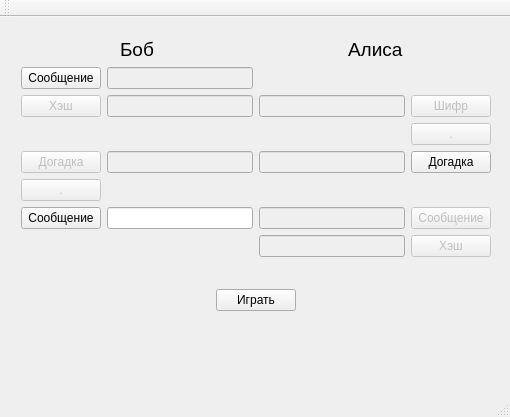
<?xml version="1.0" encoding="UTF-8"?>
<ui version="4.0">
 <class>MainWindow</class>
 <widget class="QMainWindow" name="MainWindow">
  <property name="enabled">
   <bool>true</bool>
  </property>
  <property name="geometry">
   <rect>
    <x>0</x>
    <y>0</y>
    <width>510</width>
    <height>417</height>
   </rect>
  </property>
  <property name="windowTitle">
   <string>MainWindow</string>
  </property>
  <widget class="QWidget" name="centralWidget">
   <property name="enabled">
    <bool>true</bool>
   </property>
   <property name="layoutDirection">
    <enum>Qt::LeftToRight</enum>
   </property>
   <property name="autoFillBackground">
    <bool>false</bool>
   </property>
   <widget class="QWidget" name="verticalLayoutWidget">
    <property name="geometry">
     <rect>
      <x>10</x>
      <y>10</y>
      <width>492</width>
      <height>351</height>
     </rect>
    </property>
    <layout class="QVBoxLayout" name="verticalLayout">
     <item>
      <layout class="QGridLayout" name="gridLayout">
       <item row="1" column="1">
        <layout class="QHBoxLayout" name="horizontalLayout">
         <item>
          <spacer name="horizontalSpacer">
           <property name="orientation">
            <enum>Qt::Horizontal</enum>
           </property>
           <property name="sizeHint" stdset="0">
            <size>
             <width>40</width>
             <height>20</height>
            </size>
           </property>
          </spacer>
         </item>
         <item>
          <widget class="QLabel" name="label_Bob">
           <property name="font">
            <font>
             <pointsize>14</pointsize>
            </font>
           </property>
           <property name="text">
            <string>Боб</string>
           </property>
          </widget>
         </item>
         <item>
          <spacer name="horizontalSpacer_2">
           <property name="orientation">
            <enum>Qt::Horizontal</enum>
           </property>
           <property name="sizeHint" stdset="0">
            <size>
             <width>40</width>
             <height>20</height>
            </size>
           </property>
          </spacer>
         </item>
        </layout>
       </item>
       <item row="1" column="2">
        <layout class="QHBoxLayout" name="horizontalLayout_2">
         <item>
          <spacer name="horizontalSpacer_4">
           <property name="orientation">
            <enum>Qt::Horizontal</enum>
           </property>
           <property name="sizeHint" stdset="0">
            <size>
             <width>40</width>
             <height>20</height>
            </size>
           </property>
          </spacer>
         </item>
         <item>
          <widget class="QLabel" name="label_Alisa">
           <property name="font">
            <font>
             <pointsize>14</pointsize>
            </font>
           </property>
           <property name="text">
            <string>Алиса</string>
           </property>
          </widget>
         </item>
         <item>
          <spacer name="horizontalSpacer_3">
           <property name="orientation">
            <enum>Qt::Horizontal</enum>
           </property>
           <property name="sizeHint" stdset="0">
            <size>
             <width>40</width>
             <height>20</height>
            </size>
           </property>
          </spacer>
         </item>
        </layout>
       </item>
       <item row="6" column="2">
        <layout class="QGridLayout" name="gridLayout_6">
         <item row="2" column="1">
          <widget class="QLineEdit" name="lineEdit_guessAlisa">
           <property name="enabled">
            <bool>false</bool>
           </property>
          </widget>
         </item>
         <item row="2" column="2">
          <widget class="QPushButton" name="pushButton_guessAlisa">
           <property name="enabled">
            <bool>true</bool>
           </property>
           <property name="text">
            <string>Догадка</string>
           </property>
          </widget>
         </item>
        </layout>
       </item>
       <item row="11" column="2">
        <layout class="QGridLayout" name="gridLayout_9">
         <item row="0" column="1">
          <widget class="QPushButton" name="pushButton_message2Alisa">
           <property name="enabled">
            <bool>false</bool>
           </property>
           <property name="text">
            <string>Сообщение</string>
           </property>
          </widget>
         </item>
         <item row="0" column="0">
          <widget class="QLineEdit" name="lineEdit_message2Alisa">
           <property name="enabled">
            <bool>false</bool>
           </property>
          </widget>
         </item>
        </layout>
       </item>
       <item row="11" column="1">
        <layout class="QGridLayout" name="gridLayout_7">
         <item row="0" column="1">
          <widget class="QLineEdit" name="lineEdit_message2Bob">
           <property name="enabled">
            <bool>true</bool>
           </property>
          </widget>
         </item>
         <item row="0" column="0">
          <widget class="QPushButton" name="pushButton_message2Bob">
           <property name="enabled">
            <bool>true</bool>
           </property>
           <property name="text">
            <string>Сообщение</string>
           </property>
          </widget>
         </item>
        </layout>
       </item>
       <item row="14" column="2">
        <layout class="QHBoxLayout" name="horizontalLayout_3">
         <item>
          <spacer name="horizontalSpacer_5">
           <property name="orientation">
            <enum>Qt::Horizontal</enum>
           </property>
           <property name="sizeHint" stdset="0">
            <size>
             <width>40</width>
             <height>20</height>
            </size>
           </property>
          </spacer>
         </item>
         <item>
          <widget class="QLabel" name="label_ResultAlisa">
           <property name="text">
            <string/>
           </property>
          </widget>
         </item>
         <item>
          <spacer name="horizontalSpacer_6">
           <property name="orientation">
            <enum>Qt::Horizontal</enum>
           </property>
           <property name="sizeHint" stdset="0">
            <size>
             <width>40</width>
             <height>20</height>
            </size>
           </property>
          </spacer>
         </item>
        </layout>
       </item>
       <item row="14" column="1">
        <layout class="QHBoxLayout" name="horizontalLayout_5">
         <item>
          <spacer name="horizontalSpacer_9">
           <property name="orientation">
            <enum>Qt::Horizontal</enum>
           </property>
           <property name="sizeHint" stdset="0">
            <size>
             <width>40</width>
             <height>20</height>
            </size>
           </property>
          </spacer>
         </item>
         <item>
          <widget class="QLabel" name="label_ResultBob">
           <property name="text">
            <string/>
           </property>
          </widget>
         </item>
         <item>
          <spacer name="horizontalSpacer_10">
           <property name="orientation">
            <enum>Qt::Horizontal</enum>
           </property>
           <property name="sizeHint" stdset="0">
            <size>
             <width>40</width>
             <height>20</height>
            </size>
           </property>
          </spacer>
         </item>
        </layout>
       </item>
       <item row="2" column="1">
        <layout class="QGridLayout" name="gridLayout_13">
         <item row="0" column="1">
          <widget class="QLineEdit" name="lineEdit_messageBob">
           <property name="enabled">
            <bool>false</bool>
           </property>
          </widget>
         </item>
         <item row="0" column="0">
          <widget class="QPushButton" name="pushButton_messageBob">
           <property name="enabled">
            <bool>true</bool>
           </property>
           <property name="text">
            <string>Сообщение</string>
           </property>
          </widget>
         </item>
        </layout>
       </item>
       <item row="3" column="1">
        <layout class="QGridLayout" name="gridLayout_14">
         <item row="0" column="0">
          <widget class="QPushButton" name="pushButton_hashBob">
           <property name="enabled">
            <bool>false</bool>
           </property>
           <property name="text">
            <string>Хэш</string>
           </property>
          </widget>
         </item>
         <item row="0" column="1">
          <widget class="QLineEdit" name="lineEdit_hashBob">
           <property name="enabled">
            <bool>false</bool>
           </property>
          </widget>
         </item>
        </layout>
       </item>
       <item row="3" column="2">
        <layout class="QGridLayout" name="gridLayout_5">
         <item row="1" column="1">
          <widget class="QLineEdit" name="lineEdit_hashAlisa">
           <property name="enabled">
            <bool>false</bool>
           </property>
          </widget>
         </item>
         <item row="1" column="2">
          <widget class="QPushButton" name="pushButton_hashAlisa">
           <property name="enabled">
            <bool>false</bool>
           </property>
           <property name="text">
            <string>Шифр</string>
           </property>
          </widget>
         </item>
        </layout>
       </item>
       <item row="4" column="2">
        <layout class="QHBoxLayout" name="horizontalLayout_8">
         <item>
          <spacer name="horizontalSpacer_15">
           <property name="orientation">
            <enum>Qt::Horizontal</enum>
           </property>
           <property name="sizeHint" stdset="0">
            <size>
             <width>40</width>
             <height>20</height>
            </size>
           </property>
          </spacer>
         </item>
         <item>
          <widget class="QPushButton" name="pushButton_point1">
           <property name="enabled">
            <bool>false</bool>
           </property>
           <property name="text">
            <string>.</string>
           </property>
          </widget>
         </item>
        </layout>
       </item>
       <item row="6" column="1">
        <layout class="QGridLayout" name="gridLayout_12">
         <item row="0" column="0">
          <widget class="QPushButton" name="pushButton_guessBob">
           <property name="enabled">
            <bool>false</bool>
           </property>
           <property name="text">
            <string>Догадка</string>
           </property>
          </widget>
         </item>
         <item row="0" column="1">
          <widget class="QLineEdit" name="lineEdit_guessBob">
           <property name="enabled">
            <bool>false</bool>
           </property>
          </widget>
         </item>
        </layout>
       </item>
       <item row="7" column="1">
        <layout class="QHBoxLayout" name="horizontalLayout_9">
         <item>
          <widget class="QPushButton" name="pushButton_point2">
           <property name="enabled">
            <bool>false</bool>
           </property>
           <property name="text">
            <string>.</string>
           </property>
          </widget>
         </item>
         <item>
          <spacer name="horizontalSpacer_16">
           <property name="orientation">
            <enum>Qt::Horizontal</enum>
           </property>
           <property name="sizeHint" stdset="0">
            <size>
             <width>40</width>
             <height>20</height>
            </size>
           </property>
          </spacer>
         </item>
        </layout>
       </item>
       <item row="12" column="2">
        <layout class="QGridLayout" name="gridLayout_4">
         <item row="0" column="1">
          <widget class="QPushButton" name="pushButton_hash2Alisa">
           <property name="enabled">
            <bool>false</bool>
           </property>
           <property name="text">
            <string>Хэш</string>
           </property>
          </widget>
         </item>
         <item row="0" column="0">
          <widget class="QLineEdit" name="lineEdit_hash2Alisa">
           <property name="enabled">
            <bool>false</bool>
           </property>
          </widget>
         </item>
        </layout>
       </item>
      </layout>
     </item>
     <item>
      <layout class="QHBoxLayout" name="horizontalLayout_7">
       <item>
        <spacer name="horizontalSpacer_11">
         <property name="orientation">
          <enum>Qt::Horizontal</enum>
         </property>
         <property name="sizeHint" stdset="0">
          <size>
           <width>40</width>
           <height>20</height>
          </size>
         </property>
        </spacer>
       </item>
       <item>
        <widget class="QPushButton" name="pushButton_Play">
         <property name="text">
          <string>Играть</string>
         </property>
        </widget>
       </item>
       <item>
        <spacer name="horizontalSpacer_12">
         <property name="orientation">
          <enum>Qt::Horizontal</enum>
         </property>
         <property name="sizeHint" stdset="0">
          <size>
           <width>40</width>
           <height>20</height>
          </size>
         </property>
        </spacer>
       </item>
      </layout>
     </item>
     <item>
      <spacer name="verticalSpacer">
       <property name="orientation">
        <enum>Qt::Vertical</enum>
       </property>
       <property name="sizeHint" stdset="0">
        <size>
         <width>20</width>
         <height>40</height>
        </size>
       </property>
      </spacer>
     </item>
    </layout>
   </widget>
  </widget>
  <widget class="QMenuBar" name="menuBar">
   <property name="geometry">
    <rect>
     <x>0</x>
     <y>0</y>
     <width>510</width>
     <height>21</height>
    </rect>
   </property>
  </widget>
  <widget class="QToolBar" name="mainToolBar">
   <attribute name="toolBarArea">
    <enum>TopToolBarArea</enum>
   </attribute>
   <attribute name="toolBarBreak">
    <bool>false</bool>
   </attribute>
  </widget>
  <widget class="QStatusBar" name="statusBar"/>
 </widget>
 <layoutdefault spacing="6" margin="11"/>
 <resources/>
 <connections/>
</ui>
